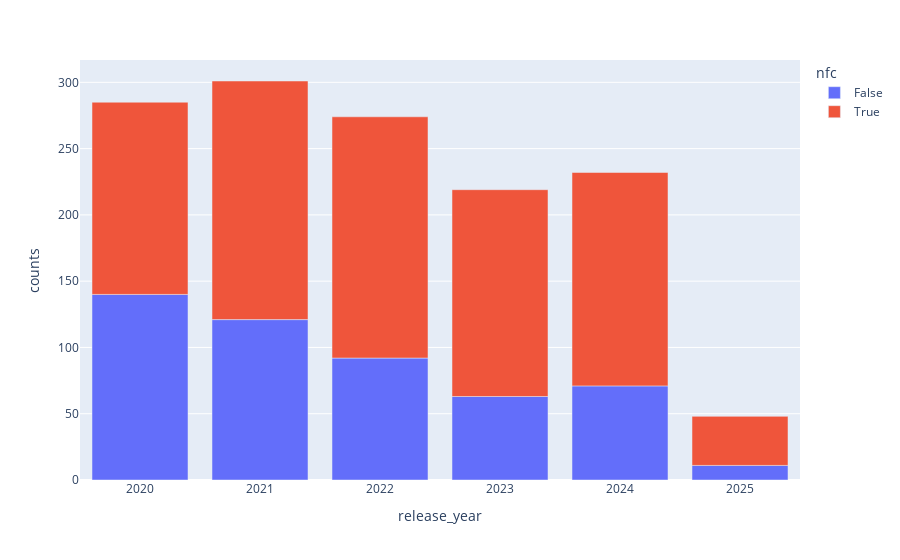

Notebook code for this chart:
### Markdown cell above
Apple recieves the most amount of views on average.

### Code cell
pdf = df.groupby(['release_year', 'nfc']).size().reset_index(name="counts")
px.bar(pdf, x='release_year', y='counts', color='nfc')

### Figure 1 — Plotly figure (JSON) as saved in the notebook; plotly's stock layout.template omitted (floating-point values rounded to 4 significant figures)
{"data": [{"hovertemplate": "nfc=False<br>release_year=%{x}<br>counts=%{y}<extra></extra>", "legendgroup": "False", "marker": {"color": "#636efa", "pattern": {"shape": ""}}, "name": "False", "orientation": "v", "showlegend": true, "textposition": "auto", "type": "bar", "x": [2020.0, 2021.0, 2022.0, 2023.0, 2024.0, 2025.0], "xaxis": "x", "y": [140, 121, 92, 63, 71, 11], "yaxis": "y"}, {"hovertemplate": "nfc=True<br>release_year=%{x}<br>counts=%{y}<extra></extra>", "legendgroup": "True", "marker": {"color": "#EF553B", "pattern": {"shape": ""}}, "name": "True", "orientation": "v", "showlegend": true, "textposition": "auto", "type": "bar", "x": [2020.0, 2021.0, 2022.0, 2023.0, 2024.0, 2025.0], "xaxis": "x", "y": [145, 180, 182, 156, 161, 37], "yaxis": "y"}], "layout": {"barmode": "relative", "legend": {"title": {"text": "nfc"}, "tracegroupgap": 0}, "margin": {"t": 60}, "xaxis": {"anchor": "y", "domain": [0, 1], "title": {"text": "release_year"}}, "yaxis": {"anchor": "x", "domain": [0, 1], "title": {"text": "counts"}}}}
